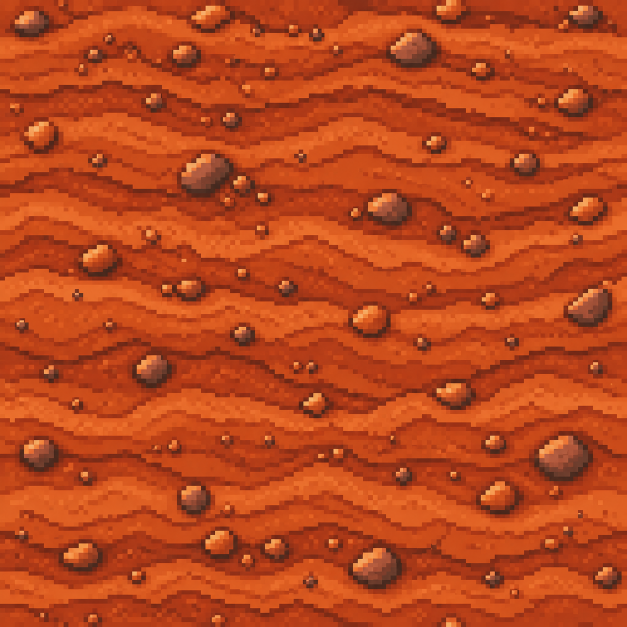
#> input picture art_src/terrain/argila.png, 627 x 627 px; its folder holds only this picture in this run
$ python import_art.py
#> lines starting #> are read from the running program, lines starting #| are printed output that depends on the picture
#!/usr/bin/env python3
"""Converte arte gerada (ChatGPT etc.) em texturas do jogo (0.23).

Terrenos: art_src/terrain/<nome>.png (qualquer tamanho, quadrado) →
assets/environment/terrain/<nome>.png, 128×128, emendável e com paleta de até 8 cores.
  1. Emenda: mistura cada borda com a borda oposta (cosseno) para a textura repetir sem
     costura, mesmo se a imagem original não for perfeitamente emendável.
  2. Redução por área (média de cada bloco) para 128×128: cada pixel do jogo = média de
     um quadrado da imagem original, sem borrar entre pixels.
  3. Paleta: corte pela mediana + refinamento k-means, até 8 cores (pixel art chapado, sem ruído de compressão).

Minérios: art_src/ores/<nome>.png (ilustração com fundo escuro) →
assets/environment/ores/<nome>_1..3.png, 16×16 com fundo transparente.
  ATENÇÃO (0.23): ilustrações grandes e detalhadas ficam ilegíveis nesse tamanho; use
  arte pensada para ícone pequeno (poucas formas grandes, contorno grosso).
  1. Fundo: GrabCut (OpenCV) + fechamento e preenchimento da silhueta.
  2. Recorta o miolo quadrado da pilha, reduz para caber em 16×16 (área), paleta de até
     10 cores.
  3. Contorno escuro de 1 pixel em volta; 3 variações (original, espelhada e mais
     clara) para os depósitos não parecerem carimbados.
  Opcional: art_src/ores/<nome>_b.png vira a variação 3.

Uso: python3 tools/import_art.py terrain|ores [nome ...]
"""
import sys
from pathlib import Path
from PIL import Image
import numpy as np

ROOT = Path(__file__).resolve().parent.parent
TILE = 128   # 0.23: o atlas de terreno usa 128×128 (TerrainTextures.TERRAIN_TILE)
COLORS = 8
SEAM = 0.12   # fração da largura misturada com a borda oposta


def seamless(a: np.ndarray) -> np.ndarray:
    """Mistura as bordas com o lado oposto (a imagem passa a emendar nos 4 lados)."""
    h, w, _ = a.shape
    out = a.astype(np.float32)
    for axis, n in ((1, w), (0, h)):
        k = int(n * SEAM)
        rolled = np.roll(out, n // 2, axis=axis)  # o meio vira borda e vice-versa
        t = np.ones(n, dtype=np.float32)
        ramp = 0.5 - 0.5 * np.cos(np.linspace(0, np.pi, k))
        t[:k] = ramp
        t[n - k:] = ramp[::-1]
        shape = (1, n, 1) if axis == 1 else (n, 1, 1)
        t = t.reshape(shape)
        # Perto das bordas, usa a versão deslocada (que é contínua ali).
        out = out * t + rolled * (1.0 - t)
    return out


def quantize(img: Image.Image, colors: int) -> Image.Image:
    q = img.quantize(colors=colors, method=Image.Quantize.MEDIANCUT, kmeans=4, dither=Image.Dither.NONE)
    return q.convert("RGB")


def terrain(name: str) -> None:
#> called with name = 'argila'
    src = ROOT / "art_src" / "terrain" / f"{name}.png"
    im = Image.open(src).convert("RGB")
#> im is the input picture: PIL image 627x627 RGB; mean R, G, B 185.9, 71.5, 28.9
    s = min(im.size)
#> s = 627
    im = im.crop(((im.width - s) // 2, (im.height - s) // 2, (im.width - s) // 2 + s, (im.height - s) // 2 + s))
    a = seamless(np.asarray(im))
#> the loop in seamless, `for axis, n in ((1, w), (0, h)):` made 2 passes
#> pass 1, in seamless, `rolled = np.roll(out, n // 2, axis=axis)`:
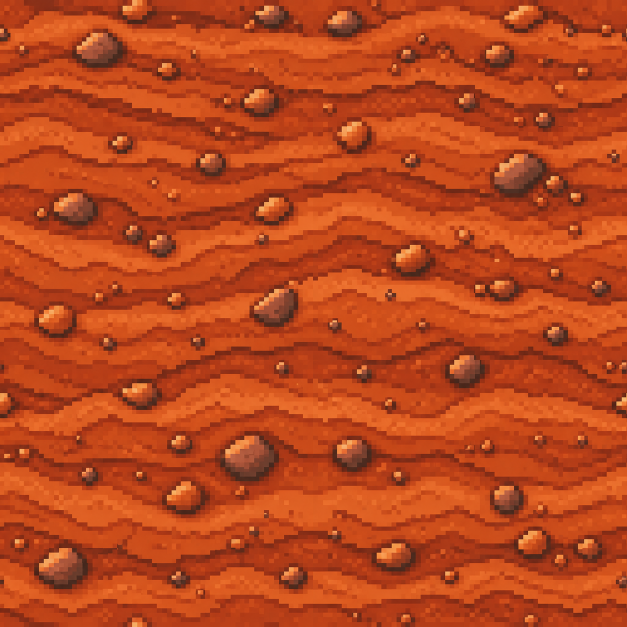
#> rolled: shape (627, 627, 3) float32; mean R, G, B 185.9, 71.5, 28.9
#> pass 1, in seamless, `out = out * t + rolled * (1.0 - t)`:
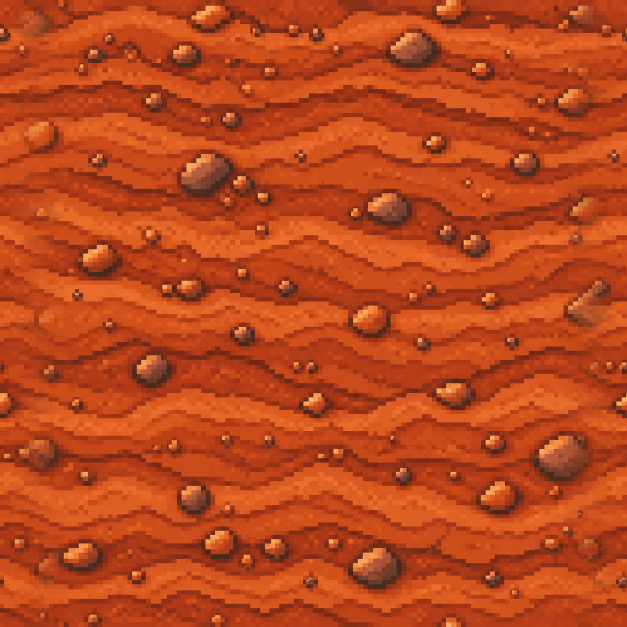
#> out: shape (627, 627, 3) float32; mean R, G, B 186, 71.4, 28.8
#> pass 2, in seamless, `rolled = np.roll(out, n // 2, axis=axis)`:
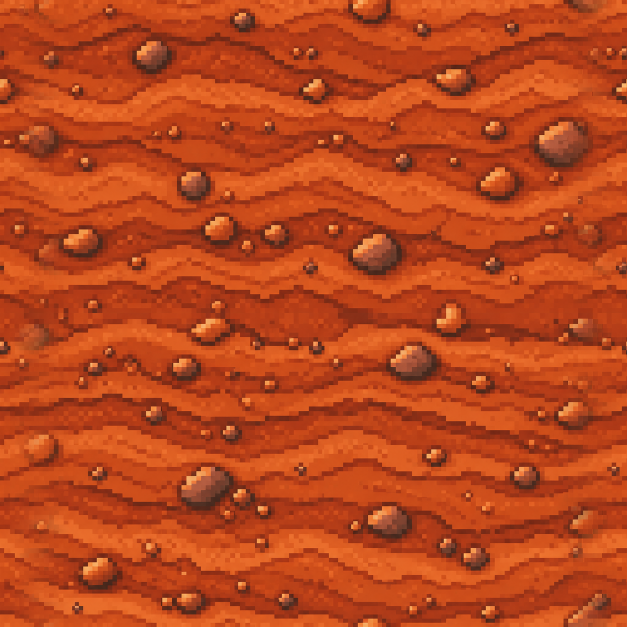
#> rolled: shape (627, 627, 3) float32; mean R, G, B 186, 71.4, 28.8
#> pass 2, in seamless, `out = out * t + rolled * (1.0 - t)`:
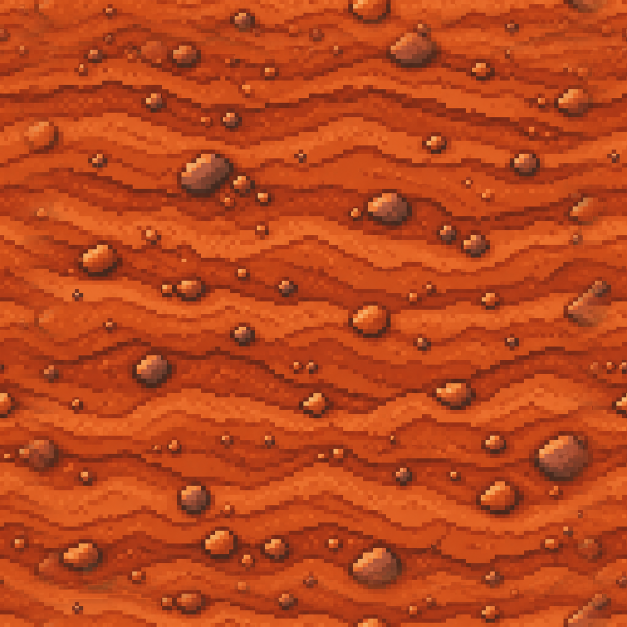
#> out: shape (627, 627, 3) float32; mean R, G, B 186.7, 71.8, 28.9
    im = Image.fromarray(np.clip(a, 0, 255).astype(np.uint8))
    small = im.resize((TILE, TILE), Image.Resampling.BOX)
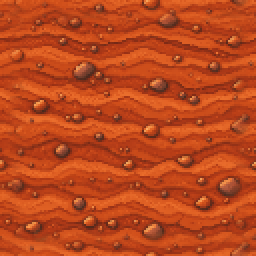
#> small: PIL image 128x128 RGB (shown 2 times larger); mean R, G, B 186.4, 71.6, 28.7
    out = quantize(small, COLORS)
#> in quantize, `q = img.quantize(colors=colors, method=Image.Quantize.MEDIANCUT, kmean..`:
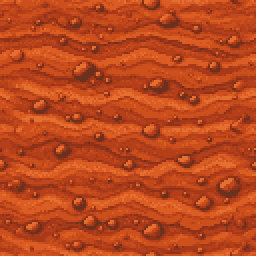
#> q: PIL image 128x128 P (shown 2 times larger); mean R, G, B 186.5, 71.5, 28.8
    dst = ROOT / "assets" / "environment" / "terrain" / f"{name}.png"
    out.save(dst)
    print(f"{name}: {src.name} {Image.open(src).size} → {dst.relative_to(ROOT)} {out.size}")
#| argila: argila.png (627, 627) → assets/environment/terrain/argila.png (128, 128)


ORE = 16          # tamanho do sprite de depósito no jogo (EnvArt.ORE)
ORE_COLORS = 10
BG_TOL = 22.0     # diferença máxima de cor entre vizinhos do fundo


# [100 lines left out: functions silhouette, ore_sprite, ores, not called in this run]


def main() -> None:
    kind = sys.argv[1] if len(sys.argv) > 1 else "terrain"
    names = sys.argv[2:] or sorted(p.stem for p in (ROOT / "art_src" / kind).glob("*.png") if not p.stem.endswith("_b"))
    for n in names:
        if kind == "terrain":
            terrain(n)
        elif kind == "ores":
            ores(n)


if __name__ == "__main__":
    main()

$ run again, on art_src/terrain/pedra_cinza.png
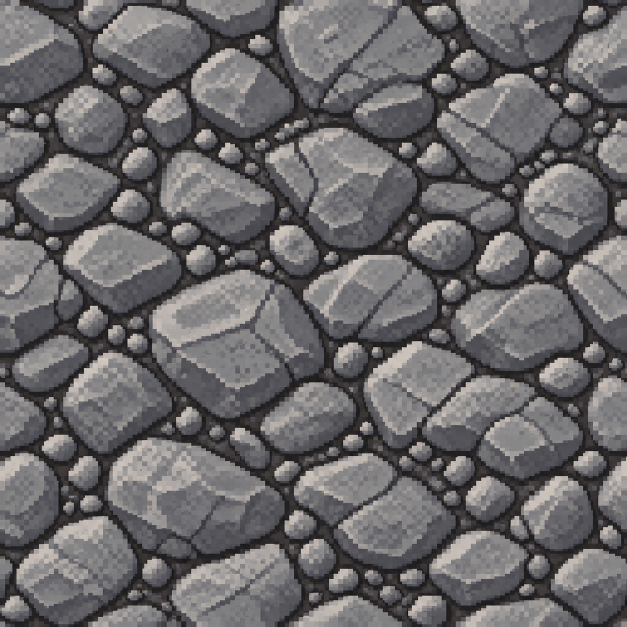
#> input picture art_src/terrain/pedra_cinza.png, 627 x 627 px
#> in terrain, im is the input picture: PIL image 627x627 RGB; mean R, G, B 106, 103.7, 105.4
#> the loop in seamless, `for axis, n in ((1, w), (0, h)):` made 2 passes
#> pass 1, in seamless, `rolled = np.roll(out, n // 2, axis=axis)`:
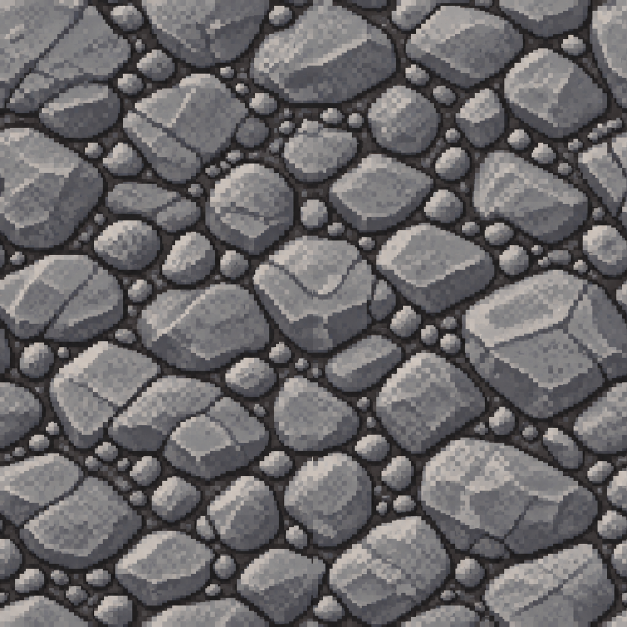
#> rolled: shape (627, 627, 3) float32; mean R, G, B 106, 103.7, 105.4
#> in terrain, `small = im.resize((TILE, TILE), Image.Resampling.BOX)`:
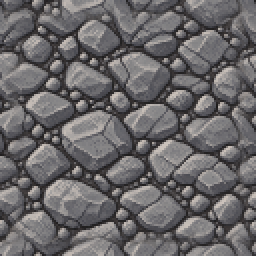
#> small: PIL image 128x128 RGB (shown 2 times larger); mean R, G, B 105.6, 103.3, 105
#| pedra_cinza: pedra_cinza.png (627, 627) → assets/environment/terrain/pedra_cinza.png (128, 128)
